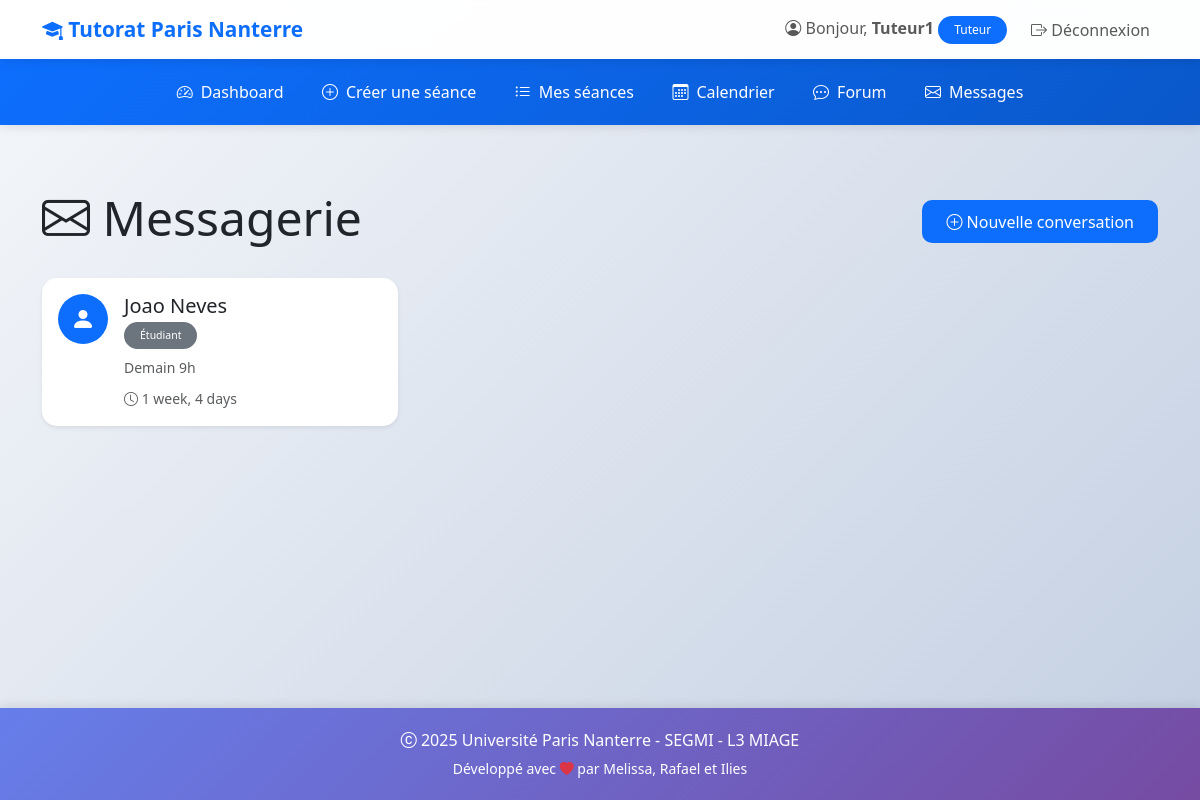
Screenshot of /messagerie/ (signed in) with the database file from the repository.
### tutorat/models.py (models this page shows, shortened)
class User(AbstractUser):
    ROLE_CHOICES = (
        ('ETUDIANT', 'Étudiant'),
        ('TUTEUR', 'Tuteur'),
        ('ADMIN', 'Administrateur'),
    )
    role = models.CharField(
        max_length=20,
        choices=ROLE_CHOICES,
        default='ETUDIANT',
        verbose_name="Rôle"
    )
    telephone = models.CharField(
        max_length=15,
        blank=True,
        null=True,
        verbose_name="Téléphone"
    )
    date_naissance = models.DateField(
        blank=True,
        null=True,
        verbose_name="Date de naissance"
    )
    class Meta:
        verbose_name = "Utilisateur"
        verbose_name_plural = "Utilisateurs"

class Conversation(models.Model):
    participants = models.ManyToManyField(
        User,
        related_name='conversations',
        verbose_name="Participants"
    )
    sujet = models.CharField(max_length=200, verbose_name="Sujet", blank=True)
    created_at = models.DateTimeField(auto_now_add=True)
    updated_at = models.DateTimeField(auto_now=True)
    class Meta:
        verbose_name = "Conversation"
        verbose_name_plural = "Conversations"
        ordering = ['-updated_at']
    def dernier_message(self):
        return self.messages.order_by('-created_at').first()
    def messages_non_lus(self, user):
        return self.messages.exclude(auteur=user).filter(lu=False).count()

class Message(models.Model):
    conversation = models.ForeignKey(
        Conversation,
        on_delete=models.CASCADE,
        related_name='messages',
        verbose_name="Conversation"
    )
    auteur = models.ForeignKey(
        User,
        on_delete=models.CASCADE,
        related_name='messages_envoyes',
        verbose_name="Auteur"
    )
    contenu = models.TextField(verbose_name="Contenu")
    lu = models.BooleanField(default=False, verbose_name="Lu")
    created_at = models.DateTimeField(auto_now_add=True)
    class Meta:
        verbose_name = "Message"
        verbose_name_plural = "Messages"
        ordering = ['created_at']

### tutorat/views.py (the view)
# urls.py: path('messagerie/', views.messagerie_liste, name='messagerie_liste'),
@login_required
def messagerie_liste(request):
    conversations = request.user.conversations.prefetch_related('participants', 'messages').order_by('-updated_at')
    for conv in conversations:
        conv.non_lus = conv.messages_non_lus(request.user)
        conv.autre_participant = conv.participants.exclude(id=request.user.id).first()
    context = {
        'conversations': conversations,
    }
    return render(request, 'tutorat/messagerie_liste.html', context)

### tutorat/templates/tutorat/messagerie_liste.html (shortened to what this page needs)
{% extends 'tutorat/base.html' %}
{% block content %}
<div class="row">
    <div class="col-md-12">
        <div class="d-flex justify-content-between align-items-center mb-4">
            <h1 class="display-5">
                <i class="bi bi-envelope"></i> Messagerie
            </h1>
            <a href="{% url 'messagerie_utilisateurs' %}" class="btn btn-primary">
                <i class="bi bi-plus-circle"></i> Nouvelle conversation
            </a>
        </div>
    </div>
</div>
{% if conversations %}
    <div class="row">
        {% for conversation in conversations %}
        <div class="col-md-6 col-lg-4 mb-3">
            <a href="{% url 'messagerie_conversation' conversation.pk %}" class="text-decoration-none">
                <div class="card shadow-sm h-100 {% if conversation.non_lus > 0 %}border-primary{% endif %}">
                    <div class="card-body">
                        <div class="d-flex align-items-start">
                            <div class="flex-shrink-0">
                                <div class="bg-primary text-white rounded-circle d-flex align-items-center justify-content-center" style="width: 50px; height: 50px;">
                                    <i class="bi bi-person-fill fs-4"></i>
                                </div>
                            </div>
                            <div class="flex-grow-1 ms-3">
                                <h5 class="card-title mb-1">
                                    {{ conversation.autre_participant.first_name }} {{ conversation.autre_participant.last_name }}
                                </h5>
                                <p class="text-muted small mb-2">
                                    <span class="badge bg-secondary">{{ conversation.autre_participant.get_role_display }}</span>
                                </p>
                                {% if conversation.dernier_message %}
                                    <p class="card-text text-muted small mb-2">
                                        {{ conversation.dernier_message.contenu|truncatewords:10 }}
                                    </p>
                                    <small class="text-muted">
                                        <i class="bi bi-clock"></i> {{ conversation.dernier_message.created_at|timesince }}
                                    </small>
                                {% endif %}
                            </div>
                        </div>
                    </div>
                </div>
            </a>
        </div>
        {% endfor %}
    </div>
{% else %}
    <div class="alert alert-info">
        <h4><i class="bi bi-info-circle"></i> Aucune conversation</h4>
        <p>Vous n'avez pas encore de conversations. Commencez à échanger avec vos tuteurs ou étudiants !</p>
    </div>
{% endif %}
{% endblock %}

### tutorat/templates/tutorat/base.html (shortened to what this page needs)
<!DOCTYPE html>
<html lang="fr">
<head>
    <link href="https://cdn.jsdelivr.net/npm/bootstrap@5.3.0/dist/css/bootstrap.min.css" rel="stylesheet">
    <link rel="stylesheet" href="https://cdn.jsdelivr.net/npm/bootstrap-icons@1.11.0/font/bootstrap-icons.css">
</head>
<body>
    <nav class="navbar navbar-expand-lg navbar-light">
        <div class="container">
            <a class="navbar-brand" href="{% url 'accueil' %}">
                <i class="bi bi-mortarboard-fill"></i> Tutorat Paris Nanterre
            </a>
            <div class="collapse navbar-collapse" id="navbarNav">
                <ul class="navbar-nav ms-auto align-items-center">
                    {% if user.is_authenticated %}
                        <li class="nav-item">
                            <span class="navbar-text me-3">
                                <i class="bi bi-person-circle"></i>
                                Bonjour, <strong>{{ user.first_name|default:user.username }}</strong>
                                <span class="badge bg-primary">{{ user.get_role_display }}</span>
                            </span>
                        </li>
                        <li class="nav-item">
                            <a class="nav-link btn btn-outline-danger btn-sm" href="{% url 'deconnexion' %}">
                                <i class="bi bi-box-arrow-right"></i> Déconnexion
                            </a>
                        </li>
                    {% endif %}
                </ul>
            </div>
        </div>
    </nav>
    {% if user.is_authenticated %}
        <nav class="secondary-navbar">
            <div class="container">
                <ul class="nav justify-content-center">
                    {% if user.role == 'TUTEUR' %}
                        <li class="nav-item">
                            <a class="nav-link" href="{% url 'dashboard_tuteur' %}">
                                <i class="bi bi-speedometer2"></i> Dashboard
                            </a>
                        </li>
                        <li class="nav-item">
                            <a class="nav-link" href="{% url 'seance_create' %}">
                                <i class="bi bi-plus-circle"></i> Créer une séance
                            </a>
                        </li>
                        <li class="nav-item">
                            <a class="nav-link" href="{% url 'seance_list' %}">
                                <i class="bi bi-list-ul"></i> Mes séances
                            </a>
                        </li>
                        <li class="nav-item">
                            <a class="nav-link" href="{% url 'calendrier' %}">
                                <i class="bi bi-calendar3"></i> Calendrier
                            </a>
                        </li>
                        <li class="nav-item">
                            <a class="nav-link" href="{% url 'forum_accueil' %}">
                                <i class="bi bi-chat-dots"></i> Forum
                            </a>
                        </li>
                        <li class="nav-item">
                            <a class="nav-link" href="{% url 'messagerie_liste' %}">
                                <i class="bi bi-envelope"></i> Messages
                            </a>
                        </li>
                    {% endif %}
                </ul>
            </div>
        </nav>
    {% endif %}
    <main class="container my-5">
        {% block content %}{% endblock %}
    </main>
    <footer class="text-center">
        <div class="container">
            <p class="mb-1"><i class="bi bi-c-circle"></i> 2025 Université Paris Nanterre - SEGMI - L3 MIAGE</p>
            <p class="mb-0"><small>Développé avec <i class="bi bi-heart-fill text-danger"></i> par Melissa, Rafael et Ilies</small></p>
        </div>
    </footer>
</body>
</html>

### tutorat/templates/tutorat/base.html (style rules this page uses)
:root { --primary-color: #0d6efd; --success-color: #198754; --warning-color: #ffc107; --danger-color: #dc3545; --info-color: #0dcaf0; }
body { min-height: 100vh; display: flex; flex-direction: column; background: linear-gradient(135deg, #f5f7fa 0%, #c3cfe2 100%); }
.navbar { box-shadow: 0 2px 10px rgba(0,0,0,0.1); backdrop-filter: blur(10px); background-color: rgba(255, 255, 255, 0.95) !important; transition: all 0.3s ease; }
.navbar-brand { font-weight: bold; color: var(--primary-color) !important; font-size: 1.3rem; transition: transform 0.3s ease; }
.secondary-navbar { background: linear-gradient(135deg, var(--primary-color) 0%, #0a58ca 100%); box-shadow: 0 2px 10px rgba(0,0,0,0.1); padding: 0.8rem 0; animation: slideIn 0.5s ease-out; }
.secondary-navbar .nav-link { color: white !important; padding: 0.5rem 1.2rem; border-radius: 8px; transition: all 0.3s ease; font-weight: 500; display: flex; align-items: center; gap: 0.5rem; }
.card { transition: all 0.3s ease; border: none; border-radius: 15px; overflow: hidden; }
.btn { border-radius: 10px; padding: 0.6rem 1.5rem; font-weight: 500; transition: all 0.3s ease; border: none; position: relative; overflow: hidden; }
.btn::before { content: ''; position: absolute; top: 50%; left: 50%; width: 0; height: 0; border-radius: 50%; background: rgba(255, 255, 255, 0.3); transform: translate(-50%, -50%); transition: width 0.6s, height 0.6s; }
.badge { padding: 0.5rem 1rem; border-radius: 20px; font-weight: 500; }
main { flex: 1; animation: fadeIn 0.6s ease-out; }
footer { background: linear-gradient(135deg, #667eea 0%, #764ba2 100%); color: white; padding: 20px 0; margin-top: auto; box-shadow: 0 -2px 10px rgba(0,0,0,0.1); }
html { scroll-behavior: smooth; }

### rows the page displays
User: first_name "Tuteur1", role "Tuteur"
Conversation: autre_participant.first_name "Joao", autre_participant.last_name "Neves", autre_participant.role "Étudiant", dernier_message.contenu "Demain 9h", dernier_message.created_at "1 week, 4 days"
